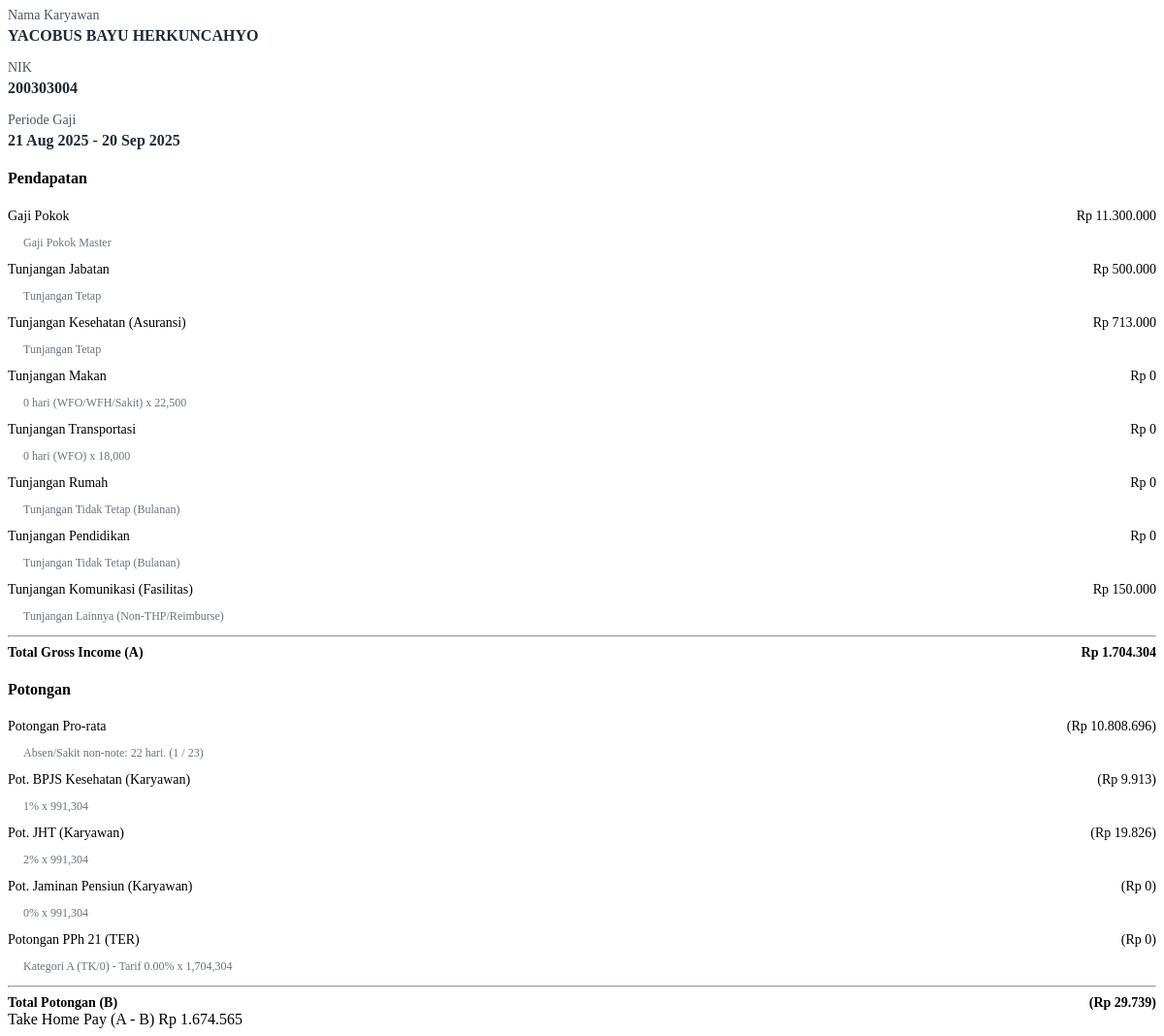
Page /modules/hr/ajax_get_payroll_detail.php?history_id=1 (signed in) on the committed database.
### tables this page shows
CREATE TABLE `payroll_history` (
  `id` int(11) NOT NULL,
  `user_id` int(11) NOT NULL,
  `periode_tahun` year(4) NOT NULL,
  `periode_bulan` int(2) NOT NULL,
  `tanggal_mulai_periode` date NOT NULL,
  `tanggal_selesai_periode` date NOT NULL,
  `jumlah_hari_kerja_periode` int(2) NOT NULL,
  `jumlah_kehadiran_aktual` int(2) NOT NULL,
  `gaji_pokok_final` bigint(20) NOT NULL DEFAULT 0 COMMENT 'Gaji pokok setelah pro-rata (jika absen)',
  `total_tunjangan_tetap` bigint(20) NOT NULL DEFAULT 0,
  `total_tunjangan_tidak_tetap` bigint(20) NOT NULL DEFAULT 0,
  `total_tunjangan_lain` bigint(20) NOT NULL DEFAULT 0 COMMENT 'Misal: Tunj. Komunikasi (Reimburse)',
  `total_gross_income` bigint(20) NOT NULL DEFAULT 0,
  `total_potongan_bpjs` bigint(20) NOT NULL DEFAULT 0,
  `total_potongan_pph21` bigint(20) NOT NULL DEFAULT 0,
  `total_potongan_lainnya` bigint(20) NOT NULL DEFAULT 0 COMMENT 'Dari tabel payroll_potongan_lain',
  `take_home_pay` bigint(20) NOT NULL DEFAULT 0,
  `status` enum('Calculated','Locked','Paid') NOT NULL DEFAULT 'Calculated',
  `calculated_by_id` int(11) NOT NULL,
  `calculated_at` timestamp NOT NULL DEFAULT current_timestamp() ON UPDATE current_timestamp()
);

CREATE TABLE `users` (
  `id` int(11) NOT NULL,
  `nik` varchar(50) NOT NULL COMMENT 'Nomor Induk Karyawan',
  `password` varchar(255) NOT NULL COMMENT 'Gunakan password_hash() di PHP',
  `nama_lengkap` varchar(255) NOT NULL,
  `email` varchar(255) NOT NULL,
  `jenis_kelamin` enum('Laki-laki','Perempuan') DEFAULT NULL,
  `alamat` text DEFAULT NULL,
  `telepon` varchar(30) DEFAULT NULL,
  `no_ktp` varchar(50) DEFAULT NULL,
  `npwp` varchar(50) DEFAULT NULL,
  `status_perkawinan` varchar(20) DEFAULT NULL COMMENT 'Misal: TK/0, K/1, K/2, K/3',
  `pendidikan_terakhir` enum('Tidak Sekolah','SD','SMP','SMA/SMK','D1','D2','D3','S1','S2','S3') DEFAULT NULL,
  `jumlah_tanggungan` int(2) NOT NULL DEFAULT 0,
  `nama_jabatan` varchar(100) DEFAULT NULL,
  `pic` varchar(100) DEFAULT NULL,
  `id_direktorat` int(11) DEFAULT NULL,
  `id_divisi` int(11) DEFAULT NULL,
  `id_departemen` int(11) DEFAULT NULL,
  `id_section` int(11) DEFAULT NULL,
  `atasan_id` int(11) DEFAULT NULL COMMENT 'FK ke users.id (Atasan Langsung)',
  `tanggal_masuk` date DEFAULT NULL,
  `jumlah_cuti` int(5) DEFAULT 12,
  `penempatan_kerja` varchar(100) DEFAULT NULL,
  `status_karyawan` enum('PKWT','PKWTT','BOD','BOC','Freelance','OS','Magang','KHL') NOT NULL DEFAULT 'PKWT',
  `terakhir_cuti` date DEFAULT NULL,
  `expired_pkwt` date DEFAULT NULL,
  `bank_nama` varchar(100) DEFAULT NULL,
  `bank_rekening` varchar(100) DEFAULT NULL,
  `bank_atas_nama` varchar(255) DEFAULT NULL,
  `kontak_darurat_nama` varchar(255) DEFAULT NULL,
  `kontak_darurat_hubungan` varchar(100) DEFAULT NULL,
  `kontak_darurat_telepon` varchar(30) DEFAULT NULL,
  `tier` enum('Admin','Staf','Supervisor','Manager','Direksi','Komisaris','Pemegang Saham') NOT NULL,
  `app_akses` enum('Admin','HR','Legal','Finance','Top Management','Karyawan') NOT NULL DEFAULT 'Karyawan',
  `foto_profile_path` varchar(255) DEFAULT NULL,
  `created_at` timestamp NOT NULL DEFAULT current_timestamp()
);

CREATE TABLE `payroll_history_detail` (
  `id` int(11) NOT NULL,
  `payroll_history_id` int(11) NOT NULL COMMENT 'FK ke payroll_history.id',
  `komponen` varchar(255) NOT NULL COMMENT 'Misal: Gaji Pokok, Pot. BPJS JHT Karyawan, PPh 21 TER',
  `deskripsi` varchar(255) DEFAULT NULL COMMENT 'Misal: (Dasar: 5.000.000) Hadir 20/22 hari, 1% x 5.000.000',
  `tipe` enum('Pendapatan','Potongan') NOT NULL,
  `jumlah` bigint(20) NOT NULL
);

### modules/hr/ajax_get_payroll_detail.php (the view, shortened to what this page needs)
<?php
require '../../includes/db.php';
if (!function_exists('formatAngka')) {
    function formatAngka($angka, $prefix = 'Rp ') {
        return $prefix . number_format($angka, 0, ',', '.');
    }
}
$history_id = (int)$_GET['history_id'];
$header_data = null;
$pendapatan_items = [];
$potongan_items = [];
try {
    $sql_header = "SELECT
                        ph.*,
                        u.nama_lengkap,
                        u.nik,
                        DATE_FORMAT(ph.tanggal_mulai_periode, '%d %b %Y') AS tgl_mulai_fmt,
                        DATE_FORMAT(ph.tanggal_selesai_periode, '%d %b %Y') AS tgl_selesai_fmt
                   FROM payroll_history ph
                   JOIN users u ON ph.user_id = u.id
                   WHERE ph.id = ?";
    $stmt_header = $conn->prepare($sql_header);
    $stmt_header->bind_param("i", $history_id);
    $stmt_header->execute();
    $result_header = $stmt_header->get_result();
    $header_data = $result_header->fetch_assoc();
    $sql_detail = "SELECT * FROM payroll_history_detail
                   WHERE payroll_history_id = ?
                   ORDER BY tipe ASC, id ASC";
    $stmt_detail = $conn->prepare($sql_detail);
    $stmt_detail->bind_param("i", $history_id);
    $stmt_detail->execute();
    $result_detail = $stmt_detail->get_result();
    while ($row = $result_detail->fetch_assoc()) {
        if ($row['tipe'] == 'Pendapatan') {
            $pendapatan_items[] = $row;
        } else {
            $potongan_items[] = $row;
        }
    }
} catch (Exception $e) {
    $conn->close();
    echo '<p class="text-red-500 p-4">Gagal mengambil data: ' . $e->getMessage() . '</p>';
    exit;
}
?>
<div class="space-y-4">
    <div class="grid grid-cols-1 md:grid-cols-3 gap-x-6 gap-y-4 p-4 bg-gray-50 rounded-lg border">
        <div>
            <span class="profile-label">Nama Karyawan</span>
            <p class="profile-data"><?php echo htmlspecialchars($header_data['nama_lengkap']); ?></p>
        </div>
        <div>
            <span class="profile-label">NIK</span>
            <p class="profile-data"><?php echo htmlspecialchars($header_data['nik']); ?></p>
        </div>
        <div>
            <span class="profile-label">Periode Gaji</span>
            <p class="profile-data"><?php echo htmlspecialchars($header_data['tgl_mulai_fmt']) . ' - ' . htmlspecialchars($header_data['tgl_selesai_fmt']); ?></p>
        </div>
    </div>
    <div class="grid grid-cols-1 md:grid-cols-2 gap-x-6 gap-y-4">
        <div class="space-y-3 p-4 border rounded-md">
            <h4 class="text-lg font-semibold text-gray-800 border-b pb-2">Pendapatan</h4>
            <div class="space-y-2">
                <?php foreach ($pendapatan_items as $item): ?>
                    <div class="detail-item">
                        <span class="text-gray-700"><?php echo htmlspecialchars($item['komponen']); ?></span>
                        <span class="font-medium"><?php echo formatAngka($item['jumlah']); ?></span>
                    </div>
                    <?php if (!empty($item['deskripsi'])): ?>
                        <p class="detail-item-deskripsi italic"><?php echo htmlspecialchars($item['deskripsi']); ?></p>
                    <?php endif; ?>
                <?php endforeach; ?>
            </div>
            <hr>
            <div class="detail-item pt-2">
                <strong class="text-base text-gray-900">Total Gross Income (A)</strong>
                <strong class="text-base text-gray-900"><?php echo formatAngka($header_data['total_gross_income']); ?></strong>
            </div>
        </div>
        <div class="space-y-3 p-4 border rounded-md">
            <h4 class="text-lg font-semibold text-gray-800 border-b pb-2">Potongan</h4>
            <div class="space-y-2">
                <?php foreach ($potongan_items as $item): ?>
                    <div class="detail-item">
                        <span class="text-gray-700"><?php echo htmlspecialchars($item['komponen']); ?></span>
                        <span class="font-medium text-red-600"><?php echo formatAngka($item['jumlah'], '(Rp '); ?>)</span>
                    </div>
                    <?php if (!empty($item['deskripsi'])): ?>
                        <p class="detail-item-deskripsi italic"><?php echo htmlspecialchars($item['deskripsi']); ?></p>
                    <?php endif; ?>
                <?php endforeach; ?>
            </div>
            <hr>
            <?php
                $total_potongan_all = $header_data['total_potongan_bpjs'] +
                                      $header_data['total_potongan_pph21'] +
                                      $header_data['total_potongan_lainnya'];
            ?>
            <div class="detail-item pt-2">
                <strong class="text-base text-gray-900">Total Potongan (B)</strong>
                <strong class="text-base text-red-600"><?php echo formatAngka($total_potongan_all, '(Rp '); ?>)</strong>
            </div>
        </div>
    </div>
    <div class="p-4 bg-green-50 rounded-lg border border-green-200">
        <div class="flex justify-between items-center">
            <span class="text-xl font-bold text-green-800">Take Home Pay (A - B)</span>
            <span class="text-2xl font-bold text-green-800"><?php echo formatAngka($header_data['take_home_pay']); ?></span>
        </div>
    </div>
</div>

### modules/hr/ajax_get_payroll_detail.php (style rules this page uses)
.profile-label { font-size: 0.875rem; font-weight: 500; color: #4b5563; }
.profile-data { margin-top: 0.25rem; font-size: 1rem; color: #1f2937; font-weight: 600; }
.detail-item { display: flex; justify-content: space-between; font-size: 0.875rem; }
.detail-item-deskripsi { font-size: 0.75rem; color: #6b7280; padding-left: 1rem; }

### rows in the picture
payroll_history: user.nama_lengkap "YACOBUS BAYU HERKUNCAHYO", user.nik "200303004", total_gross_income "Rp 1.704.304", formatAngka($total_potongan_all, '(Rp ') "(Rp 29.739", take_home_pay "Rp 1.674.565"
payroll_history_detail: komponen "Gaji Pokok", jumlah "Rp 11.300.000", deskripsi "Gaji Pokok Master"
payroll_history_detail: komponen "Tunjangan Jabatan", jumlah "Rp 500.000", deskripsi "Tunjangan Tetap"
payroll_history_detail: komponen "Tunjangan Kesehatan (Asuransi)", jumlah "Rp 713.000", deskripsi "Tunjangan Tetap"
payroll_history_detail: komponen "Tunjangan Makan", jumlah "Rp 0", deskripsi "0 hari (WFO/WFH/Sakit) x 22,500"
payroll_history_detail: komponen "Tunjangan Transportasi", jumlah "Rp 0", deskripsi "0 hari (WFO) x 18,000"
payroll_history_detail: komponen "Tunjangan Rumah", jumlah "Rp 0", deskripsi "Tunjangan Tidak Tetap (Bulanan)"
payroll_history_detail: komponen "Tunjangan Pendidikan", jumlah "Rp 0", deskripsi "Tunjangan Tidak Tetap (Bulanan)"
payroll_history_detail: komponen "Tunjangan Komunikasi (Fasilitas)", jumlah "Rp 150.000", deskripsi "Tunjangan Lainnya (Non-THP/Reimburse)"
payroll_history_detail: komponen "Potongan Pro-rata", jumlah "(Rp 10.808.696", deskripsi "Absen/Sakit non-note: 22 hari. (1 / 23)"
payroll_history_detail: komponen "Pot. BPJS Kesehatan (Karyawan)", jumlah "(Rp 9.913", deskripsi "1% x 991,304"
payroll_history_detail: komponen "Pot. JHT (Karyawan)", jumlah "(Rp 19.826", deskripsi "2% x 991,304"
payroll_history_detail: komponen "Pot. Jaminan Pensiun (Karyawan)", jumlah "(Rp 0", deskripsi "0% x 991,304"
payroll_history_detail: komponen "Potongan PPh 21 (TER)", jumlah "(Rp 0", deskripsi "Kategori A (TK/0) - Tarif 0.00% x 1,704,304"

### other values in the picture
$header_data['tgl_mulai_fmt'] "21 Aug 2025"
$header_data['tgl_selesai_fmt'] "20 Sep 2025"
